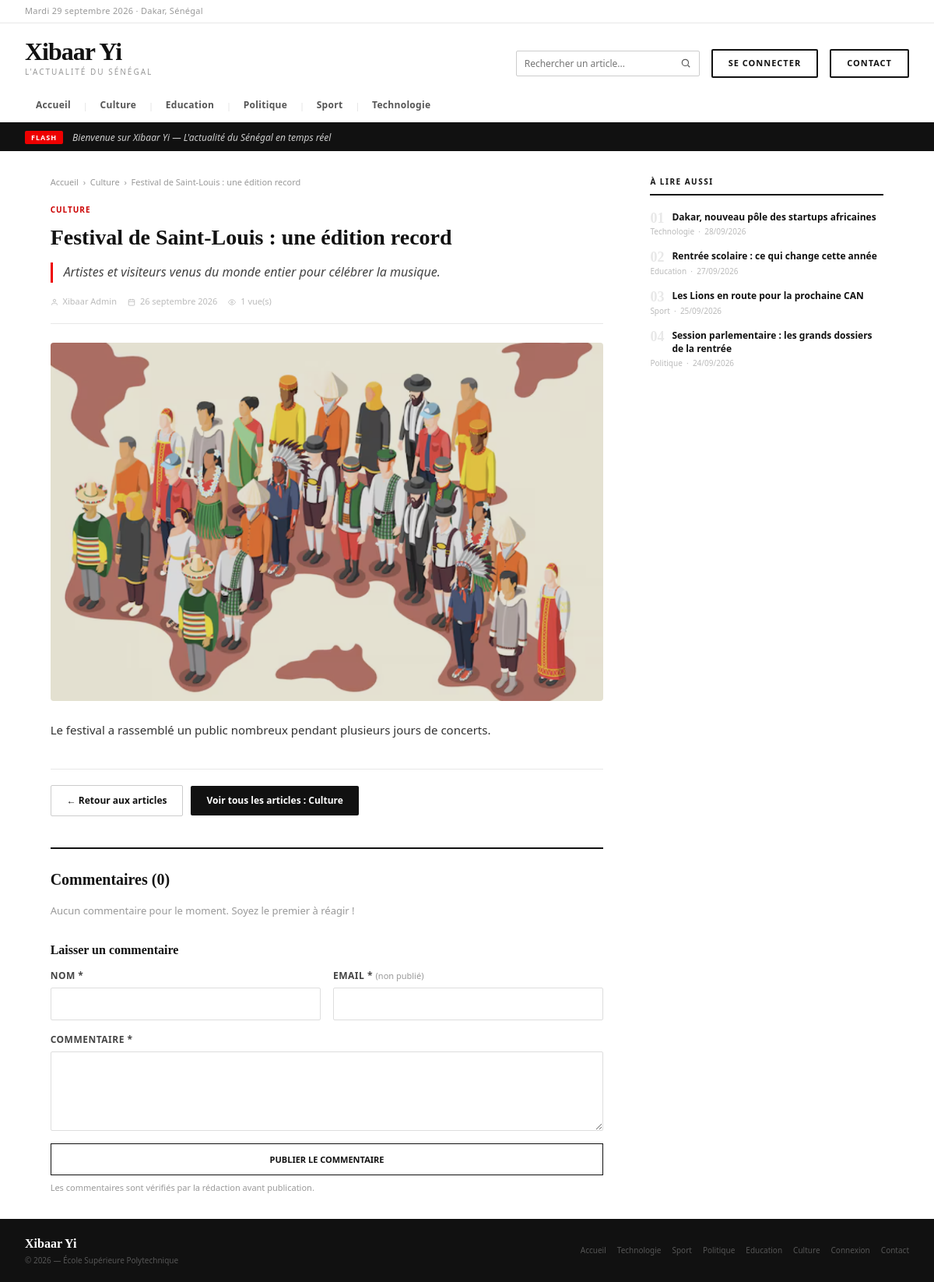
Page /article.php?id=3 on the committed database.
### tables this page shows
CREATE TABLE IF NOT EXISTS categories (
    id  INT AUTO_INCREMENT PRIMARY KEY,
    nom VARCHAR(100) NOT NULL UNIQUE
);

CREATE TABLE IF NOT EXISTS articles (
    id                 INT AUTO_INCREMENT PRIMARY KEY,
    titre              VARCHAR(255) NOT NULL,
    description_courte TEXT NOT NULL,
    contenu            LONGTEXT NOT NULL,
    image              VARCHAR(255) DEFAULT '',
    date_publication   DATETIME NOT NULL DEFAULT CURRENT_TIMESTAMP,
    vues               INT NOT NULL DEFAULT 0,
    id_categorie       INT NOT NULL,
    id_auteur          INT NOT NULL,
    FOREIGN KEY (id_categorie) REFERENCES categories(id) ON DELETE CASCADE,
    FOREIGN KEY (id_auteur)    REFERENCES utilisateurs(id) ON DELETE CASCADE
);

### includes/config.php (called while the page is built, shortened)
<?php
function url($chemin = '')
{
    return BASE_URL . '/' . ltrim($chemin, '/');
}

### public/article.php (the view, shortened to what this page needs)
<?php
require_once __DIR__ . '/../includes/auth.php';
$id_article = isset($_GET['id']) ? intval($_GET['id']) : 0;
$sql = "SELECT articles.id,
               articles.titre,
               articles.contenu,
               articles.description_courte,
               articles.date_publication,
               articles.image,
               articles.vues,
               categories.nom AS categorie_nom,
               CONCAT(u.prenom, ' ', u.nom) AS auteur_nom
        FROM articles
        JOIN categories ON articles.id_categorie = categories.id
        JOIN utilisateurs u ON articles.id_auteur = u.id
        WHERE articles.id = :id_article
        LIMIT 1";
$stmt = $pdo->prepare($sql);
$stmt->bindValue(':id_article', $id_article, PDO::PARAM_INT);
$stmt->execute();
$article = $stmt->fetch(PDO::FETCH_ASSOC);
if (!in_array($id_article, $_SESSION['articles_vus'], true)) {
    $article['vues']++;
}
$sql_recents = "SELECT articles.id,
                       articles.titre,
                       articles.date_publication,
                       categories.nom AS categorie_nom
                FROM articles
                JOIN categories ON articles.id_categorie = categories.id
                WHERE articles.id != :id_actuel
                ORDER BY articles.date_publication DESC
                LIMIT 4";
$stmt_recents = $pdo->prepare($sql_recents);
$stmt_recents->bindValue(':id_actuel', $id_article, PDO::PARAM_INT);
$stmt_recents->execute();
$articles_recents = $stmt_recents->fetchAll(PDO::FETCH_ASSOC);
$stmt_com = $pdo->prepare("SELECT nom, contenu, date_envoi
                           FROM commentaires
                           WHERE id_article = ? AND statut = 'approuve'
                           ORDER BY date_envoi ASC");
$stmt_com->execute([$id_article]);
$commentaires = $stmt_com->fetchAll(PDO::FETCH_ASSOC);
?>
<?php
include __DIR__ . '/../includes/entete.php';
?>
<div class="article-page">
    <div>
        <div style="font-size: 11px; color: #999; margin-bottom: 20px;">
            <a href="<?= url('index.php') ?>" style="color: #999; text-decoration: none;">
                Accueil
            </a>
            &nbsp;›&nbsp;
            <a href="<?= url('index.php') ?>?categorie=<?php echo urlencode($article['categorie_nom']); ?>"
               style="color: #999; text-decoration: none;">
                <?php echo htmlspecialchars($article['categorie_nom'], ENT_QUOTES, 'UTF-8'); ?>
            </a>
            &nbsp;›&nbsp;
            <span>
                <?php
                $titre_court = (mb_strlen($article['titre']) > 50) ? mb_substr($article['titre'], 0, 50) . '...' : $article['titre'];
                echo htmlspecialchars($titre_court, ENT_QUOTES, 'UTF-8');
                ?>
            </span>
        </div>
        <div class="hero-kicker">
            <?php echo htmlspecialchars($article['categorie_nom'], ENT_QUOTES, 'UTF-8'); ?>
        </div>
        <h1 style="font-family: Georgia, serif; font-size: 28px; font-weight: 700;
                   color: #111; line-height: 1.3; margin: 10px 0 14px;">
            <?php echo htmlspecialchars($article['titre'], ENT_QUOTES, 'UTF-8'); ?>
        </h1>
        <p style="font-size: 16px; color: #444; font-style: italic;
                  line-height: 1.6; margin-bottom: 16px; border-left: 3px solid #e00;
                  padding-left: 14px;">
            <?php echo htmlspecialchars($article['description_courte'], ENT_QUOTES, 'UTF-8'); ?>
        </p>
        <div class="hero-meta" style="margin-bottom: 24px; padding-bottom: 20px;
                                      border-bottom: 1px solid #e8e8e8;">
            <span>
                <svg width="12" height="12" viewBox="0 0 24 24" fill="none"
                     stroke="currentColor" stroke-width="2">
                    <path d="M20 21v-2a4 4 0 00-4-4H8a4 4 0 00-4 4v2"/>
                    <circle cx="12" cy="7" r="4"/>
                </svg>
                <?php echo htmlspecialchars($article['auteur_nom'], ENT_QUOTES, 'UTF-8'); ?>
            </span>
            <span>
                <svg width="12" height="12" viewBox="0 0 24 24" fill="none"
                     stroke="currentColor" stroke-width="2">
                    <rect x="3" y="4" width="18" height="18" rx="2"/>
                    <path d="M16 2v4M8 2v4M3 10h18"/>
                </svg>
                <?php
                $mois_fr = [
                    1 => 'janvier', 2 => 'février',   3 => 'mars',
                    4 => 'avril',   5 => 'mai',        6 => 'juin',
                    7 => 'juillet', 8 => 'août',       9 => 'septembre',
                    10 => 'octobre', 11 => 'novembre', 12 => 'décembre'
                ];
                $timestamp = strtotime($article['date_publication']);
                $jour  = date('j', $timestamp);
                $mois  = intval(date('n', $timestamp));
                $annee = date('Y', $timestamp);
                echo $jour . ' ' . $mois_fr[$mois] . ' ' . $annee;
                ?>
            </span>
            <span>
                <svg width="12" height="12" viewBox="0 0 24 24" fill="none"
                     stroke="currentColor" stroke-width="2">
                    <path d="M1 12s4-8 11-8 11 8 11 8-4 8-11 8-11-8-11-8z"/>
                    <circle cx="12" cy="12" r="3"/>
                </svg>
                <?= (int) $article['vues'] ?> vue(s)
            </span>
        </div>
        <?php if (!empty($article['image'])) : ?>
            <img src="<?= url('uploads/' . rawurlencode($article['image'])) ?>"
                 alt="<?= htmlspecialchars($article['titre'], ENT_QUOTES, 'UTF-8') ?>"
                 class="article-image">
        <?php endif; ?>
        <div style="font-size: 15px; color: #333; line-height: 1.8;">
            <?php
            echo nl2br(htmlspecialchars($article['contenu'], ENT_QUOTES, 'UTF-8'));
            ?>
        </div>
        <div class="article-actions">
            <a href="<?= url('index.php') ?>"
               style="background: #fff; color: #111; font-size: 12px; font-weight: 600;
                      padding: 10px 20px; border: 1px solid #ccc; border-radius: 2px;
                      text-decoration: none;">
                ← Retour aux articles
            </a>
            <a href="<?= url('index.php') ?>?categorie=<?php echo urlencode($article['categorie_nom']); ?>"
               style="margin-left: 10px; background: #111; color: #fff; font-size: 12px;
                      font-weight: 600; padding: 10px 20px; border-radius: 2px;
                      text-decoration: none;">
                Voir tous les articles :
                <?php echo htmlspecialchars($article['categorie_nom'], ENT_QUOTES, 'UTF-8'); ?>
            </a>
        </div>
        <section class="commentaires" id="commentaires">
            <h2 class="commentaires-titre">Commentaires (<?= count($commentaires) ?>)</h2>
            <?php if (empty($commentaires)) : ?>
                <p class="commentaires-vide">Aucun commentaire pour le moment. Soyez le premier à réagir !</p>
            <?php endif; ?>
            <h3 class="commentaires-sous-titre">Laisser un commentaire</h3>
            <form method="POST" action="<?= url('traitement_commentaire.php') ?>" class="commentaire-form">
                <div class="form-grille">
                    <div class="form-group">
                        <label class="form-label" for="com_nom">Nom *</label>
                        <input type="text" id="com_nom" name="nom" class="form-control" maxlength="100" required>
                    </div>
                    <div class="form-group">
                        <label class="form-label" for="com_email">Email * <span class="commentaire-note">(non publié)</span></label>
                        <input type="email" id="com_email" name="email" class="form-control" maxlength="150" required>
                    </div>
                </div>
                <div class="form-group">
                    <label class="form-label" for="com_contenu">Commentaire *</label>
                    <textarea id="com_contenu" name="contenu" class="form-control" rows="4"
                              minlength="2" maxlength="2000" required></textarea>
                </div>
                <button type="submit" class="btn btn-primary compte-bouton">Publier le commentaire</button>
                <p class="commentaire-note">Les commentaires sont vérifiés par la rédaction avant publication.</p>
            </form>
        </section>
    </div>
    <div>
        <div class="sidebar-section">
            <div class="sb-title">À lire aussi</div>
            <?php
            if (count($articles_recents) > 0) :
                $compteur = 1;
                foreach ($articles_recents as $recent) :
            ?>
                <a href="<?= url('article.php') ?>?id=<?php echo intval($recent['id']); ?>"
                   style="text-decoration: none; color: inherit;">
                    <div class="sb-item">
                        <div class="sb-num"><?php echo sprintf('%02d', $compteur); ?></div>
                        <div class="sb-item-title">
                            <?php echo htmlspecialchars($recent['titre'], ENT_QUOTES, 'UTF-8'); ?>
                        </div>
                        <div class="sb-item-cat">
                            <?php echo htmlspecialchars($recent['categorie_nom'], ENT_QUOTES, 'UTF-8'); ?>
                            &nbsp;·&nbsp;
                            <?php echo date('d/m/Y', strtotime($recent['date_publication'])); ?>
                        </div>
                    </div>
                </a>
                <?php
                $compteur++;
                endforeach;
            else :
            ?>
                <p style="font-size: 12px; color: #999;">Aucun autre article disponible.</p>
            <?php endif; ?>
        </div>
    </div>
</div>
<?php
include __DIR__ . '/../includes/pied.php';
?>

### includes/entete.php (shortened to what this page needs)
<?php
require_once __DIR__ . '/config.php';
?>
<!DOCTYPE html>
<html lang="fr">
<head>
    <link rel="stylesheet" href="<?= url('assets/css/style.css') ?>">
</head>
<body>
<div class="site">
    <div class="topbar">
        <div class="topbar-date">
            <?php
            $jours_fr = ['Monday'=>'Lundi','Tuesday'=>'Mardi','Wednesday'=>'Mercredi','Thursday'=>'Jeudi','Friday'=>'Vendredi','Saturday'=>'Samedi','Sunday'=>'Dimanche'];
            $mois_fr = ['January'=>'janvier','February'=>'février','March'=>'mars','April'=>'avril','May'=>'mai','June'=>'juin','July'=>'juillet','August'=>'août','September'=>'septembre','October'=>'octobre','November'=>'novembre','December'=>'décembre'];
            $nom_jour = $jours_fr[date('l')] ?? date('l');
            $nom_mois = $mois_fr[date('F')]  ?? date('F');
            echo $nom_jour . ' ' . date('j') . ' ' . $nom_mois . ' ' . date('Y') . ' · Dakar, Sénégal';
            ?>
        </div>
    </div>
    <div class="header">
        <div class="header-main">
            <a href="<?= url('index.php') ?>" style="text-decoration:none;">
                <div class="logo-wordmark">Xibaar Yi</div>
                <div class="logo-tagline">L'actualité du Sénégal</div>
            </a>
            <div class="header-actions">
                <form method="GET" action="<?= url('index.php') ?>" class="recherche" role="search">
                    <input type="search" name="q" placeholder="Rechercher un article..." aria-label="Rechercher un article"
                           value="<?= htmlspecialchars($_GET['q'] ?? '', ENT_QUOTES, 'UTF-8') ?>">
                    <button type="submit" aria-label="Lancer la recherche">
                        <svg width="14" height="14" viewBox="0 0 24 24" fill="none" stroke="currentColor" stroke-width="2"><circle cx="11" cy="11" r="7"/><path d="M21 21l-4.3-4.3"/></svg>
                    </button>
                </form>
                <?php if (isset($_SESSION['user_role'])) : ?>
                    <a href="<?= url('admin/compte.php') ?>" class="lien-compte" title="Mon compte">
                        <?php echo htmlspecialchars($_SESSION['user_login'], ENT_QUOTES, 'UTF-8'); ?>
                    </a>
                    <a href="<?= url('deconnexion.php') ?>" class="btn-cnx">Se déconnecter</a>
                <?php else : ?>
                    <a href="<?= url('connexion.php') ?>" class="btn-cnx">Se connecter</a>
                <?php endif; ?>
                <a href="<?= url('contact.php') ?>" class="btn-cnx">Contact</a>
            </div>
        </div>
        <nav class="nav-cats">
            <?php $active_all = (basename($_SERVER['SCRIPT_NAME'] ?? '') === 'index.php' && empty($_GET['categorie'])) ? 'active' : ''; ?>
            <a href="<?= url('index.php') ?>" class="<?php echo $active_all; ?>">Accueil</a>
            <?php
            if (isset($pdo)) {
                $stmt_nav = $pdo->query("SELECT id, nom FROM categories ORDER BY nom ASC");
                while ($cat = $stmt_nav->fetch(PDO::FETCH_ASSOC)) {
                    $nom = $cat['nom'];
                    $is_active = (isset($_GET['categorie']) && $_GET['categorie'] === $nom) ? 'active' : '';
                    echo '<span class="sep">|</span>';
                    echo '<a href="' . url('index.php') . '?categorie=' . urlencode($nom) . '" class="' . $is_active . '">';
                    echo htmlspecialchars($nom);
                    echo '</a>';
                }
            }
            ?>
        </nav>
    </div>
    <div class="ticker">
        <div class="ticker-label">FLASH</div>
        <div class="ticker-text">Bienvenue sur Xibaar Yi — L'actualité du Sénégal en temps réel</div>
    </div>

### rows in the picture
categories: nom "Culture"
categories: nom "Education"
categories: nom "Politique"
categories: nom "Sport"
categories: nom "Technologie"
articles: id_categorie.nom "Culture", titre "Festival de Saint-Louis : une édition record", id_categorie.nom "CULTURE", description_courte "Artistes et visiteurs venus du monde entier pour célébrer la musique.", date_publication "26", date_publication "septembre", date_publication "2026", image (picture), contenu "Le festival a rassemblé un public nombreux pendant plusieurs jours de concerts."
articles: titre "Dakar, nouveau pôle des startups africaines", id_categorie.nom "Technologie", date_publication "28/09/2026"
articles: titre "Rentrée scolaire : ce qui change cette année", id_categorie.nom "Education", date_publication "27/09/2026"
articles: titre "Les Lions en route pour la prochaine CAN", id_categorie.nom "Sport", date_publication "25/09/2026"
articles: titre "Session parlementaire : les grands dossiers de la rentrée", id_categorie.nom "Politique", date_publication "24/09/2026"

### other values in the picture
$article['auteur_nom'] "Xibaar Admin"
$article['vues'] "1"
count($commentaires) "0"
